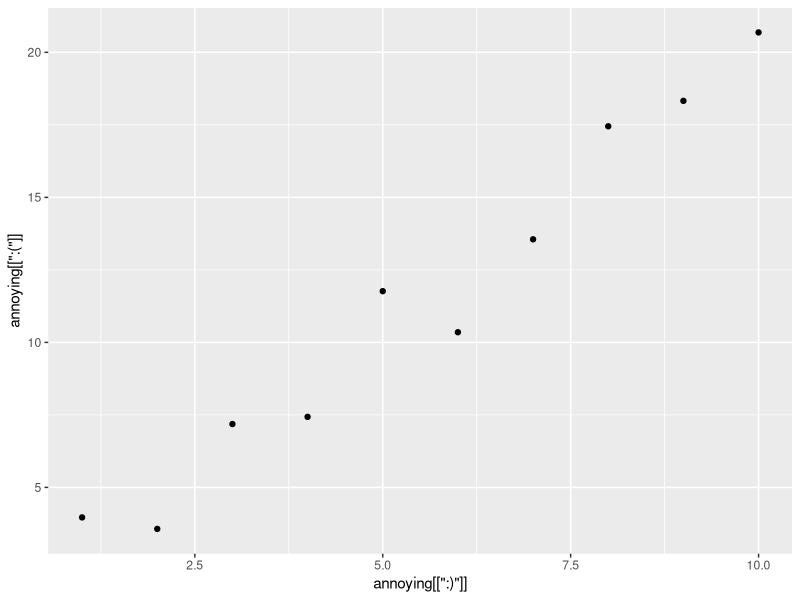

Write the R code that produced this figure.
library(tidyverse)

#q1
class(mtcars)
class(as_tibble(mtcars))

#q2
df <- data.frame(abc = 1, xyz = "a")
df$x
df[, "xyz"]
df[,c("abc", "xyz")]

df2 <- tibble(abc = 1, xyz = "a")
df2$x #-> this is where the difference lies as far as i can see. this gives error, in df no error.
df2[, "xyz"]
df2[,c("abc", "xyz")]

#q3
mtcars2 <- as_tibble(mtcars)
var <- "mpg"
mtcars2$var #doesn't work
mtcars2[[var]] #works

#q4
annoying <- tibble(
        `:)` = 1:10,
        `:(` = `:)` * 2 + rnorm(length(`:)`))
)

annoying[[':)']] #using backtick produces error. have to use normal tick to subset

ggplot(data = annoying) +
        geom_point(aes(x = annoying[[':)']], y = annoying[[':(']])) #just aes(x = ':)', y = ':(') won't work

annoying <-  mutate(annoying, `3` = annoying[[':(']] / annoying[[':)']])

rename(annoying, one = `:)`, two = `:(`, three = `3`)

#q5
#enframe convers named atomic vectors or lists to two-column data frames. for unnamed vectors, the natural
#sequence is used as name column

enframe(1:3)
enframe(c(a = 5, b = 7))

#q6
#option(tibble.width = Inf) -> shows all columns
#option(dplyr.print_min = Inf) -> shows all rows
